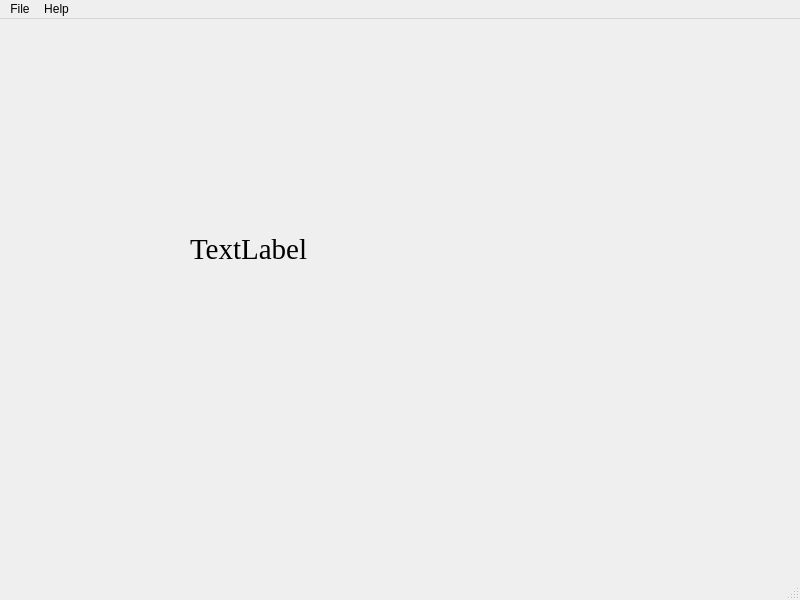
<?xml version="1.0" encoding="UTF-8"?>
<ui version="4.0">
 <class>MainWindow</class>
 <widget class="QMainWindow" name="MainWindow">
  <property name="geometry">
   <rect>
    <x>0</x>
    <y>0</y>
    <width>800</width>
    <height>600</height>
   </rect>
  </property>
  <property name="windowTitle">
   <string>MainWindow</string>
  </property>
  <widget class="QWidget" name="centralwidget">
   <widget class="QLabel" name="label">
    <property name="geometry">
     <rect>
      <x>190</x>
      <y>200</y>
      <width>241</width>
      <height>61</height>
     </rect>
    </property>
    <property name="font">
     <font>
      <family>Times New Roman</family>
      <pointsize>22</pointsize>
     </font>
    </property>
    <property name="text">
     <string>TextLabel</string>
    </property>
   </widget>
  </widget>
  <widget class="QMenuBar" name="menubar">
   <property name="geometry">
    <rect>
     <x>0</x>
     <y>0</y>
     <width>800</width>
     <height>21</height>
    </rect>
   </property>
   <widget class="QMenu" name="menuOpen">
    <property name="title">
     <string>File</string>
    </property>
    <addaction name="actionOpen"/>
    <addaction name="separator"/>
    <addaction name="actionSave"/>
   </widget>
   <widget class="QMenu" name="menuHelp">
    <property name="title">
     <string>Help</string>
    </property>
    <addaction name="actionAbout"/>
   </widget>
   <addaction name="menuOpen"/>
   <addaction name="menuHelp"/>
  </widget>
  <widget class="QStatusBar" name="statusbar"/>
  <action name="actionOpen">
   <property name="text">
    <string>Open</string>
   </property>
   <property name="statusTip">
    <string>Open a file</string>
   </property>
   <property name="shortcut">
    <string>Ctrl+O</string>
   </property>
  </action>
  <action name="actionSave">
   <property name="text">
    <string>Save</string>
   </property>
   <property name="statusTip">
    <string>Save this file</string>
   </property>
   <property name="shortcut">
    <string>Ctrl+S</string>
   </property>
  </action>
  <action name="actionAbout">
   <property name="text">
    <string>About</string>
   </property>
  </action>
 </widget>
 <resources/>
 <connections/>
</ui>
